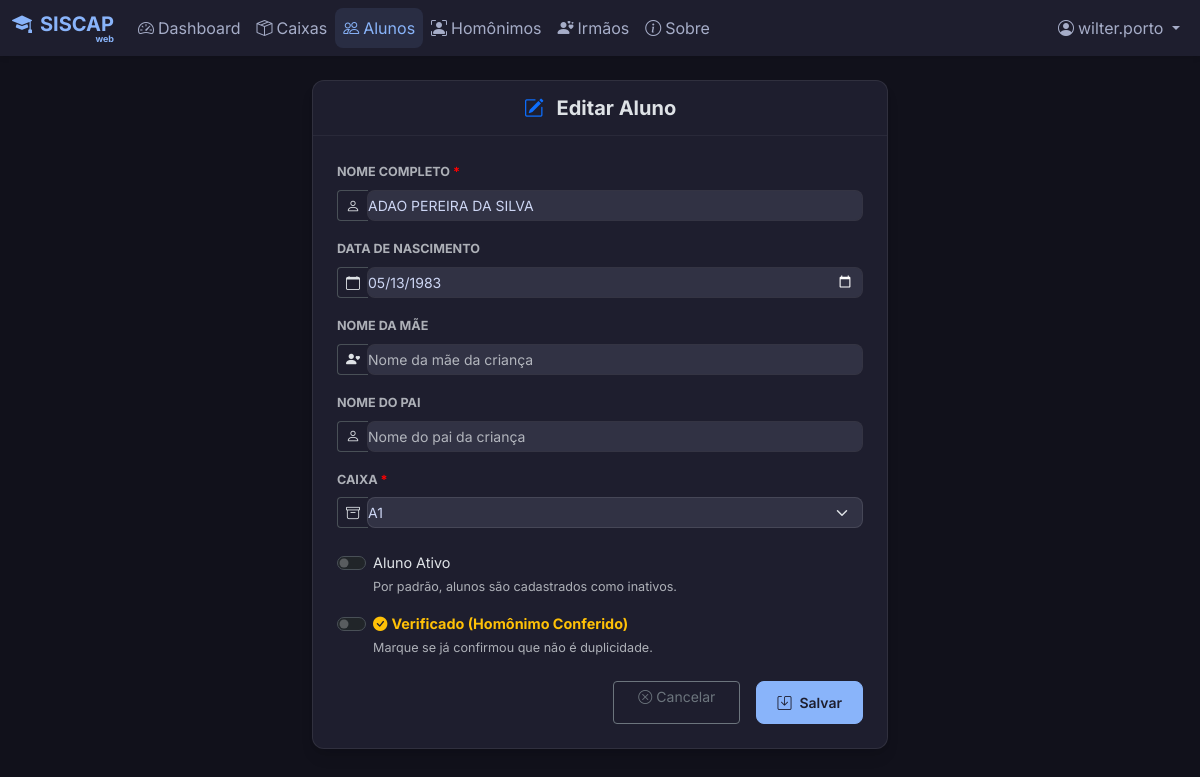
The page /alunos/editar/75 (signed in) on the database as committed earlier.
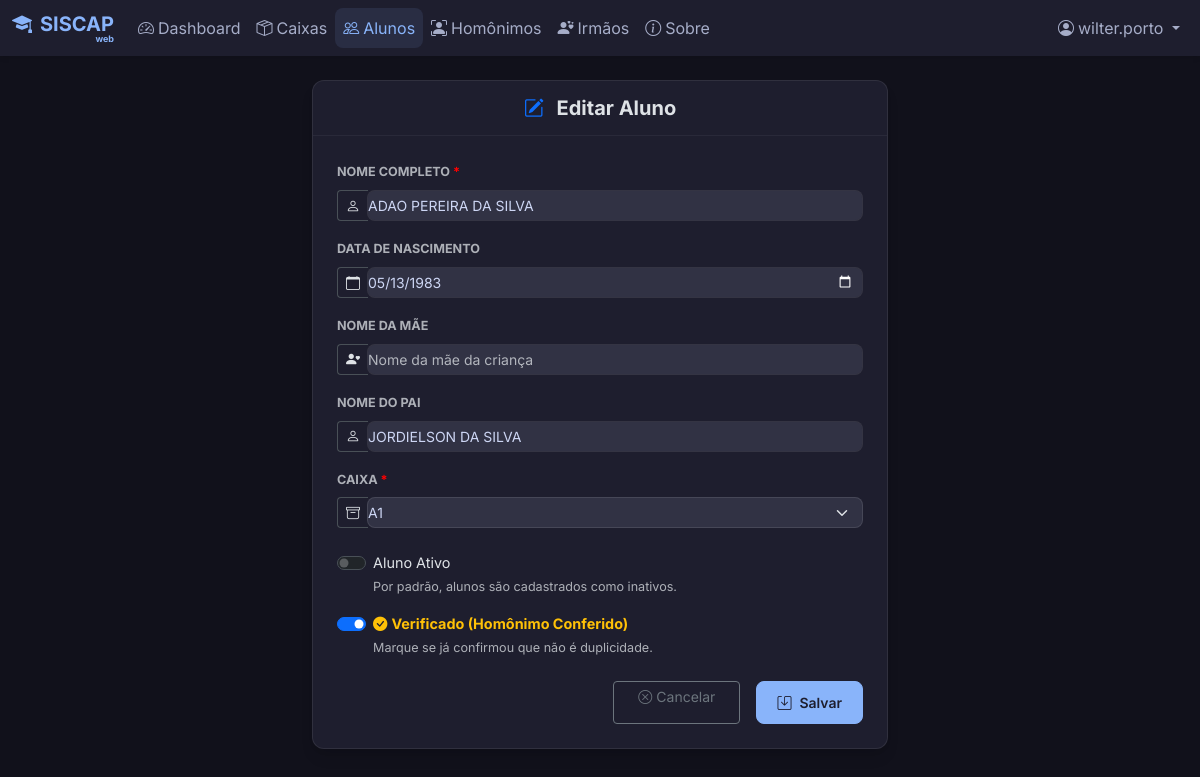
The same page on the database as committed later.
### models.py (models this page shows, shortened)
class Aluno(db.Model):
    id = db.Column(db.Integer, primary_key=True)
    nome = db.Column(db.String(100), nullable=False)
    data_nascimento = db.Column(db.Date, nullable=True)
    nome_mae = db.Column(db.String(100), nullable=True)
    nome_pai = db.Column(db.String(100), nullable=True)
    caixa_id = db.Column(db.Integer, db.ForeignKey('caixa.id'), nullable=False)
    ativo = db.Column(db.Boolean, default=False)
    homonimo_verificado = db.Column(db.Boolean, default=False)
    created_by_id = db.Column(db.Integer, db.ForeignKey('user.id'), nullable=True)
    caixa = db.relationship('Caixa', backref=db.backref('alunos', lazy=True))
    created_by = db.relationship('User', backref=db.backref('created_students', lazy=True))

### app.py (the view, shortened to what this page needs)
@app.route('/alunos/editar/<int:id>', methods=['GET', 'POST'])
@login_required
def edit_aluno(id):
    aluno = db.get_or_404(Aluno, id)
    system_config = SystemConfig.query.first()
    permitir_acima = system_config.permitir_alunos_acima_capacidade if system_config else False
    caixas_records = db.session.query(Caixa, func.count(Aluno.id)).outerjoin(Aluno, Aluno.caixa_id == Caixa.id).group_by(Caixa.id).order_by(Caixa.letra, Caixa.numero).all()
    caixas_info = [{'id': c.id, 'nome_formatado': c.nome_formatado, 'count': count} for c, count in caixas_records]
    return render_template('novo_aluno.html', caixas=caixas_info, aluno=aluno, permitir_acima=permitir_acima)

### app.py (called while the page is built, shortened)
def cleanup_old_exports():
    global last_cleanup_time
    now = get_local_time()
    if last_cleanup_time and (now - last_cleanup_time) < timedelta(hours=1):
        return
    try:
        downloads_folder = os.path.join(app.root_path, 'static', 'downloads')
        if not os.path.exists(downloads_folder):
            return
    except Exception as e:
        print(f"Erro na rotina de limpeza de exportações: {e}")

def create_app(config_class=DevelopmentConfig):
    if os.environ.get('FLASK_ENV') == 'production':
        config_class = ProductionConfig
    app = Flask(__name__)
    app.config.from_object(config_class)
    app.config['PERMANENT_SESSION_LIFETIME'] = timedelta(minutes=10)
    db.init_app(app)
    login_manager = LoginManager()
    login_manager.login_view = 'login'
    login_manager.login_message = ''
    login_manager.login_message_category = 'info'
    login_manager.init_app(app)
    @login_manager.user_loader
    def load_user(user_id):
        return db.session.get(User, int(user_id))
    return app, login_manager

@app.context_processor
def inject_system_config():
    return dict(system_config=SystemConfig.query.first())

### templates/novo_aluno.html (shortened to what the changed rows need)
{% extends 'base.html' %}
{% block content %}
<div class="row justify-content-center" style="font-size: 0.9rem;">
    <div class="col-md-8 col-lg-6">
        <div class="card shadow-sm border-0">
            <div class="card-body p-4">
                <form action="{{ url_for('edit_aluno', id=aluno.id) if aluno else url_for('novo_aluno') }}"
                    method="POST" class="needs-validation"
                    data-original-caixa-id="{{ aluno.caixa_id if aluno else '' }}" novalidate>
                    <div class="mb-3">
                        <div class="input-group has-validation input-group-sm">
                            <span class="input-group-text bg-transparent border-end-0"><i
                                    class="bi bi-person"></i></span>
                            <input type="text" class="form-control border-start-0 ps-0" id="nome" name="nome" required
                                oninput="handleNomeInput()" placeholder="Nome do aluno"
                                value="{{ aluno.nome if aluno else '' }}">
                        </div>
                    </div>
                    <div class="mb-3">
                        <div class="input-group input-group-sm">
                            <span class="input-group-text bg-transparent border-end-0"><i
                                    class="bi bi-calendar"></i></span>
                            <input type="date" class="form-control border-start-0 ps-0" id="data_nascimento"
                                name="data_nascimento" min="1900-01-01"
                                value="{{ aluno.data_nascimento.strftime('%Y-%m-%d') if aluno and aluno.data_nascimento else '' }}">
                        </div>
                    </div>
                    <div class="mb-3">
                        <div class="input-group input-group-sm">
                            <span class="input-group-text bg-transparent border-end-0"><i
                                    class="bi bi-person"></i></span>
                            <input type="text" class="form-control border-start-0 ps-0" id="nome_pai" name="nome_pai"
                                placeholder="Nome do pai da criança"
                                value="{{ aluno.nome_pai or '' if aluno else '' }}">
                        </div>
                    </div>
                    <div class="mb-4">
                        <div class="form-check form-switch mb-3">
                            <input class="form-check-input" type="checkbox" id="ativo" name="ativo" >
                            <label class="form-check-label" for="ativo">Aluno Ativo</label>
                            <div class="form-text text-muted">Por padrão, alunos são cadastrados como inativos.</div>
                        </div>
                        <div class="form-check form-switch">
                            <input class="form-check-input" type="checkbox" id="homonimo_verificado"
                                name="homonimo_verificado" {% if aluno and aluno.homonimo_verificado %}checked{% endif
                                %}>
                            <label class="form-check-label fw-bold text-warning" for="homonimo_verificado">
                                <i class="bi bi-check-circle-fill me-1"></i>Verificado (Homônimo Conferido)
                            </label>
                            <div class="form-text text-muted">Marque se já confirmou que não é duplicidade.</div>
                        </div>
                    </div>
                </form>
            </div>
        </div>
    </div>
</div>
{% endblock %}

Rows that differ between the two databases and show on the page:
changed Aluno "ADAO PEREIRA DA SILVA": nome_pai (not shown) → "JORDIELSON DA SILVA"; homonimo_verificado "☐" → "☑"
